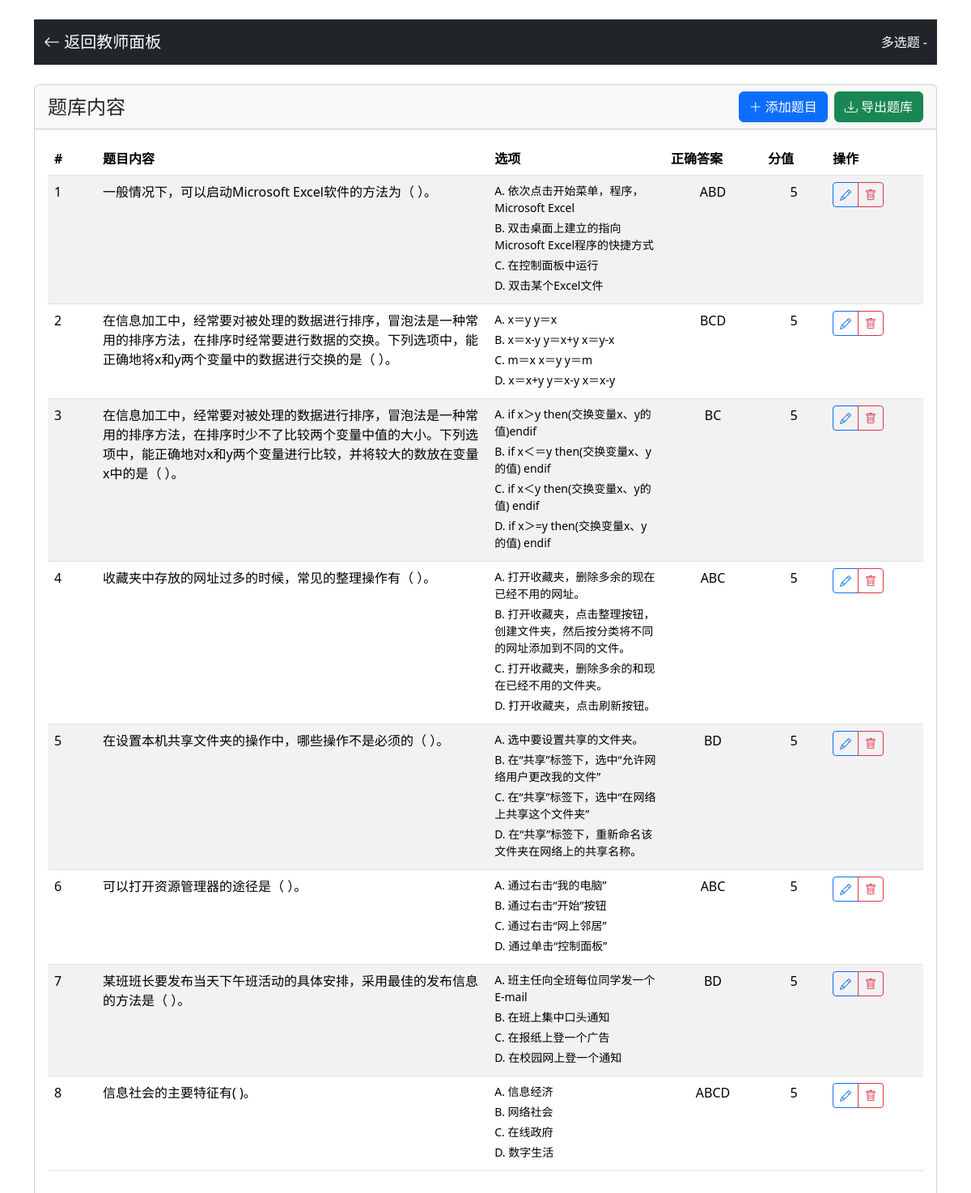
Page /teacher/bank/2 (signed in) on the earlier database version.
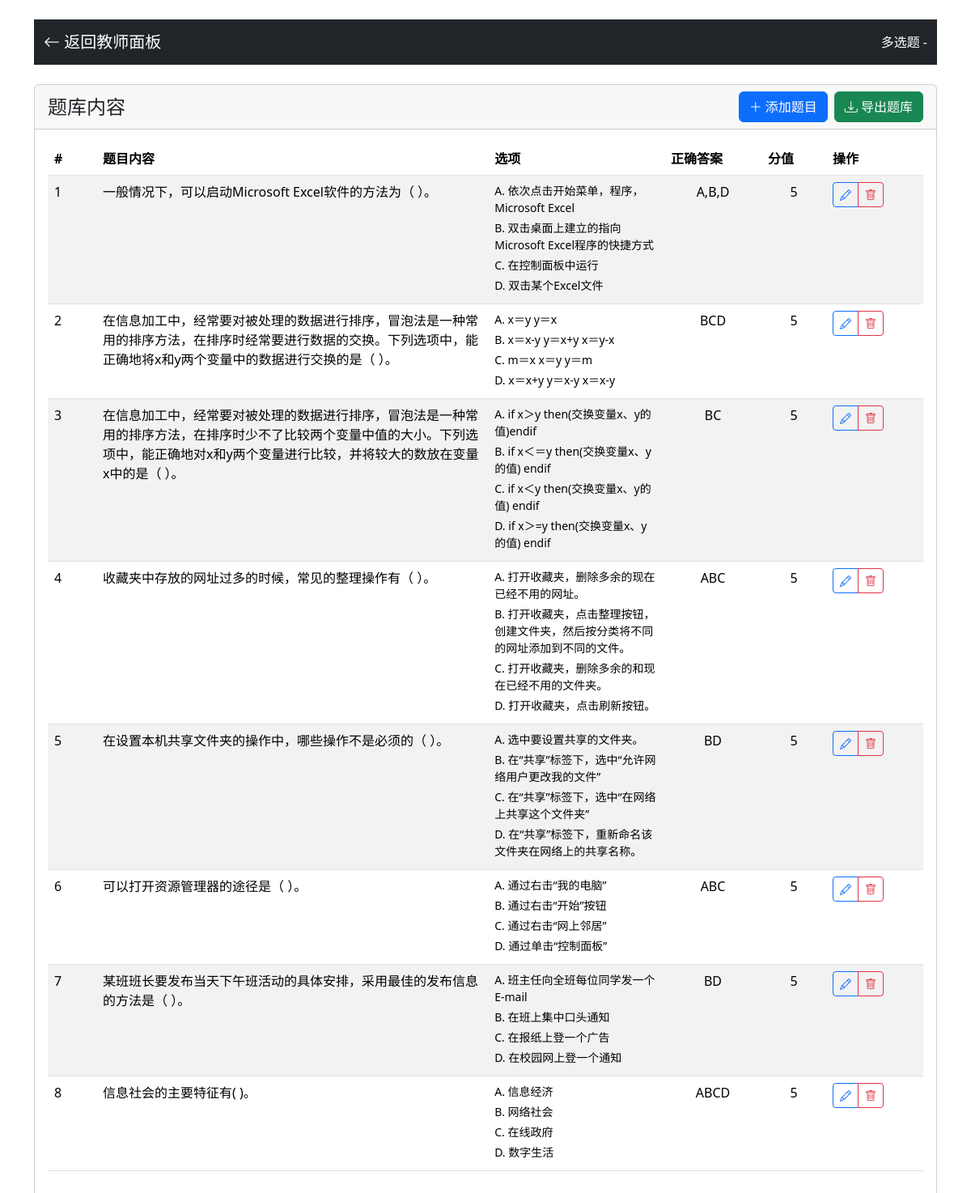
Same page on the later database version.
### app.py (models this page shows)
class Question(db.Model):
    id = db.Column(db.Integer, primary_key=True)
    question_type = db.Column(db.String(20), nullable=False)
    content = db.Column(db.Text, nullable=False)
    image_path = db.Column(db.String(200))  # 题目配图
    option_a = db.Column(db.String(200))
    option_b = db.Column(db.String(200))
    option_c = db.Column(db.String(200))
    option_d = db.Column(db.String(200))
    option_e = db.Column(db.String(200))
    correct_answer = db.Column(db.String(200), nullable=False)
    score = db.Column(db.Integer, nullable=False)
    explanation = db.Column(db.Text)
    created_at = db.Column(db.DateTime, default=datetime.utcnow)
    bank_id = db.Column(db.Integer, db.ForeignKey('question_bank.id'), nullable=False)

### app.py (the view)
@app.route('/teacher/bank/<int:bank_id>')
def teacher_bank(bank_id):
    if 'role' not in session or session['role'] != 'teacher':
        return redirect(url_for('teacher_login'))
    bank = QuestionBank.query.get_or_404(bank_id)
    questions = Question.query.filter_by(bank_id=bank_id).all()
    return render_template('bank_content.html', bank=bank, questions=questions)

### templates/bank_content.html (shortened to what this page needs)
<!DOCTYPE html>
<html lang="zh">
<head>
    <link href="{{ url_for('static', filename='bootstrap/css/bootstrap.min.css') }}" rel="stylesheet">
    <link href="{{ url_for('static', filename='bootstrap-icons/font/bootstrap-icons.css') }}" rel="stylesheet">
</head>
<body class="container mt-4">
    <nav class="navbar navbar-expand-lg navbar-dark bg-dark mb-4">
        <div class="container">
            <a class="navbar-brand" href="{{ url_for('teacher_dashboard') }}">
                <i class="bi bi-arrow-left"></i> 返回教师面板
            </a>
            <span class="navbar-text text-white">
                {{ bank.name }} - {{ bank.question_type_display }}
            </span>
        </div>
    </nav>
    <div class="card">
        <div class="card-header d-flex justify-content-between align-items-center">
            <h4 class="mb-0">题库内容</h4>
            <div class="d-flex align-items-center">
                <button class="btn btn-primary me-2" onclick="addQuestion()">
                    <i class="bi bi-plus-lg"></i> 添加题目
                </button>
                <a class="btn btn-success" href="/export_bank/{{ bank.id }}" target="_blank">
                    <i class="bi bi-download"></i> 导出题库
                </a>
            </div>
        </div>
        <div class="card-body">
            <div class="table-responsive">
                <table class="table table-striped">
                    <thead>
                        <tr>
                            <th style="width: 60px">#</th>
                            <th>题目内容</th>
                            {% if bank.question_type in ['single_choice', 'multiple_choice'] %}
                            <th>选项</th>
                            {% endif %}
                            <th style="width: 120px">正确答案</th>
                            <th style="width: 80px">分值</th>
                            <th style="width: 120px">操作</th>
                        </tr>
                    </thead>
                    <tbody>
                        {% for question in questions %}
                        <tr>
                            <td>{{ loop.index }}</td>
                            <td>{{ question.content|replace('\n', '<br>')|safe }}</td>
                            {% if bank.question_type in ['single_choice', 'multiple_choice'] %}
                            <td>
                                <div class="small">
                                    <div class="mb-1">A. {{ question.option_a }}</div>
                                    <div class="mb-1">B. {{ question.option_b }}</div>
                                    <div class="mb-1">C. {{ question.option_c }}</div>
                                    <div class="mb-1">D. {{ question.option_d }}</div>
                                </div>
                            </td>
                            {% endif %}
                            <td class="text-center">{{ question.correct_answer }}</td>
                            <td class="text-center">{{ question.score }}</td>
                            <td>
                                <div class="btn-group btn-group-sm">
                                    <button class="btn btn-outline-primary" onclick="editQuestion({{ question.id }})">
                                        <i class="bi bi-pencil"></i>
                                    </button>
                                    <button class="btn btn-outline-danger" onclick="deleteQuestion({{ question.id }})">
                                        <i class="bi bi-trash"></i>
                                    </button>
                                </div>
                            </td>
                        </tr>
                        {% endfor %}
                    </tbody>
                </table>
            </div>
        </div>
    </div>
</body>
</html>

Differences in the rows shown:
changed Question "一般情况下，可以启动Microsoft Excel软件的方法为（ ）。": correct_answer "ABD" → "A,B,D"
